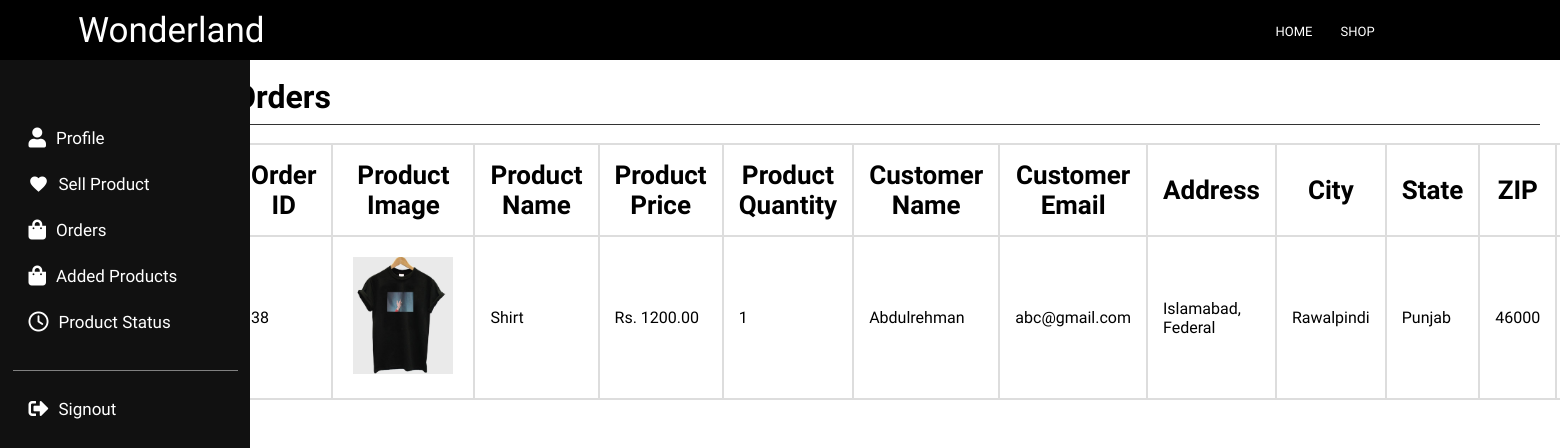
/screens/profilescreen.php (signed in), run on the app's committed database.
### tables this page shows
CREATE TABLE `order_items` (
  `id` int(11) NOT NULL,
  `order_id` int(11) NOT NULL,
  `product_id` int(11) NOT NULL,
  `product_name` varchar(255) NOT NULL,
  `product_price` decimal(10,2) NOT NULL,
  `product_quantity` int(11) NOT NULL
);

CREATE TABLE `orders` (
  `id` int(11) NOT NULL,
  `fullname` varchar(255) NOT NULL,
  `email` varchar(255) NOT NULL,
  `address` text NOT NULL,
  `city` varchar(100) NOT NULL,
  `state` varchar(100) NOT NULL,
  `zip` varchar(10) NOT NULL,
  `cashondelivery` tinyint(1) NOT NULL,
  `created_at` timestamp NOT NULL DEFAULT current_timestamp(),
  `total_price` decimal(10,2) DEFAULT NULL,
  `owner_email` varchar(255) DEFAULT NULL,
  `status` enum('Pending','Approved','Rejected') DEFAULT 'Pending',
  `tr_receipt` varchar(255) DEFAULT NULL,
  `delivery_status` varchar(255) DEFAULT 'pending'
);

CREATE TABLE `products` (
  `id` int(11) NOT NULL,
  `email` varchar(255) NOT NULL,
  `category` varchar(255) NOT NULL,
  `type` varchar(255) DEFAULT NULL,
  `p_name` varchar(255) NOT NULL,
  `description` text NOT NULL,
  `p_condition` varchar(255) NOT NULL,
  `price` int(255) NOT NULL,
  `filename` varchar(255) NOT NULL,
  `filename2` varchar(255) NOT NULL,
  `filename3` varchar(255) NOT NULL,
  `status` enum('Pending','Approved','Rejected') DEFAULT 'Pending',
  `feedback` text NOT NULL DEFAULT 'N/A'
);

### screens/profilescreen.php (the view, shortened to what this page needs)
<?php
$userprofile = $_SESSION['email'];
if ($userprofile == true) {
  $servername = "localhost";
  $username = "root";
  $password = "";
  $dbname = "wonderland";
} else {
  header("Location: loginscreen.php");
  exit();
}
?>
<!DOCTYPE html>
<html>
<head>
  <link rel="stylesheet" href="./css/profilescreen.css" />
  <link rel="stylesheet" href="https://cdnjs.cloudflare.com/ajax/libs/font-awesome/4.7.0/css/font-awesome.min.css" />
  <link href="https://unpkg.com/ionicons@4.5.10-0/dist/css/ionicons.min.css" rel="stylesheet" />
  <link rel="stylesheet" href="https://cdnjs.cloudflare.com/ajax/libs/font-awesome/5.15.4/css/all.min.css" />
  <link rel="stylesheet" href="https://cdnjs.cloudflare.com/ajax/libs/font-awesome/5.15.3/css/all.min.css">
</head>
<body>
  <header>
    <div id="mySidenav" class="sidenav">
      <a href="#" id="profileButton" onclick="toggleSections('profile')">
        <i class="fas fa-user"></i>
        <span>Profile</span>
      </a>
      <a href="#" id="itemsButton" onclick="toggleSections('items')">
        <i class="material-icons">favorite</i>
        <span>Sell Product</span>
      </a>
      <a href="#" id="ordersButton" onclick="toggleSections('productStatus')">
        <i class="fa fa-shopping-bag"></i>
        <span>Orders</span></span>
      </a>
      <a href="#" id="addedProductsButton" onclick="toggleSections('itemsAdded')">
        <i class="fa fa-shopping-bag"></i>
        <span>Added Products</span>
      </a>
      <a href="#" id="statusButton" onclick="toggleSections('productStatus')">
        <i class="fa fa-clock-o"></i>
        <span>Product Status</span></span>
      </a>
      <hr>
      <a href="./logout.php">
        <i class="fas fa-sign-out-alt"></i>
        <span>Signout</span>
      </a>
    </div>
    <div class="logo">
      <a href="../home.php">Wonderland</a>
    </div>
    <div class="heading">
      <ul>
        <li><a href="../home.php" class="under">HOME</a></li>
        <li><a href="./shopscreen.php" class="under">SHOP</a></li>
      </ul>
    </div>
  </header>
  <div id="contentContainer">
    <div id="orders"
      style="width:100%; background-color: white; color: black; padding: 20px; padding-left: 15%; padding-top: 5%">
      <h1>Orders
      </h1>
      <div class="section-break">
        <hr />
      </div>
      <?php
      $email = $_SESSION['email'] ?? null;
      if ($email) {
        $conn = new mysqli($servername, $username, $password, $dbname);
        $sql = "SELECT
                orders.id AS order_id,
                orders.fullname AS customer_name,
                orders.email AS customer_email,
                orders.address,
                orders.city,
                orders.state,
                orders.zip,
                orders.created_at AS order_date,
                order_items.product_name,
                order_items.product_price,
                order_items.product_quantity,
                products.filename,
                orders.delivery_status
            FROM orders
            JOIN order_items ON orders.id = order_items.order_id
            JOIN products ON order_items.product_id = products.id
            WHERE products.email = ? AND orders.status = 'Approved' AND orders.delivery_status = 'pending'";
        $stmt = $conn->prepare($sql);
        $stmt->bind_param("s", $email);
        $stmt->execute();
        $result = $stmt->get_result();
        ?>
        <table style="width: 100%;">
          <tr>
            <th>Order ID</th>
            <th>Product Image</th>
            <th>Product Name</th>
            <th>Product Price</th>
            <th>Product Quantity</th>
            <th>Customer Name</th>
            <th>Customer Email</th>
            <th>Address</th>
            <th>City</th>
            <th>State</th>
            <th>ZIP</th>
            <th>Order Date</th>
          </tr>
          <?php
          if ($result->num_rows > 0) {
            while ($row = $result->fetch_assoc()) {
              ?>
              <tr>
                <td><?= htmlspecialchars($row['order_id']) ?></td>
                <td><img src="./image/<?= htmlspecialchars($row['filename']) ?>"
                    alt="<?= htmlspecialchars($row['product_name']) ?>" style="width: 100px; height: auto;"></td>
                <td><?= htmlspecialchars($row['product_name']) ?></td>
                <td>Rs. <?= htmlspecialchars($row['product_price']) ?></td>
                <td><?= htmlspecialchars($row['product_quantity']) ?></td>
                <td><?= htmlspecialchars($row['customer_name']) ?></td>
                <td><?= htmlspecialchars($row['customer_email']) ?></td>
                <td><?= htmlspecialchars($row['address']) ?></td>
                <td><?= htmlspecialchars($row['city']) ?></td>
                <td><?= htmlspecialchars($row['state']) ?></td>
                <td><?= htmlspecialchars($row['zip']) ?></td>
                <td><?= htmlspecialchars($row['order_date']) ?></td>
              </tr>
              <?php
            }
          } else {
            ?>
            <tr>
              <td colspan="12" style="text-align: center;">No orders for delivery &#128577;</td>
            </tr>
            <?php
          }
          ?>
        </table>
        <?php
      } else {
        echo "<p>Please log in to view this page.</p>";
      }
      ?>
    </div>
</body>
</html>

### screens/css/profilescreen.css (style rules this page uses)
* { margin: 0; padding: 0; box-sizing: border-box; font-family: "Raleway", sans-serif; box-sizing: border-box; }
header { position: fixed; z-index: 1000; display: flex; justify-content: space-evenly; align-items: center; height: 60px; width: 100%; background: black; }
.heading { display: flex; justify-content: flex-end; align-items: center; height: 60px; width: 100%; background: black; padding-right: 3%; }
.heading ul { display: flex; }
.logo { margin: 5%; }
.logo a { color: white; transition-duration: 1s; font-weight: 800; }
.heading ul li { list-style-type: none; }
.heading ul li a { margin: 5px; text-decoration: none; color: black; font-weight: 500; position: relative; color: white; margin: 2px 14px; font-size: 13px; transition-duration: 1s; }
.heading ul li a::before { content: ""; height: 2px; width: 0px; position: absolute; left: 0; bottom: 0; background-color: white; transition-duration: 1s; }
.logo a { color: white; font-size: 35px; font-weight: 500; text-decoration: none; }
.section-break { padding-top: 2%; text-align: center; margin: 5px 0; padding-bottom: 1%; }
.section-break hr { width: 85%; border: none; height: 1px; margin: 0 auto; background-color: #333; }
.sidenav { height: 100%; width: 250px; position: fixed; z-index: 1; top: 60px; left: 0; background-color: #111; overflow-x: hidden; transition: 0.5s; padding-top: 60px; display: flex; flex-direction: column; align-items: flex-start; }
.sidenav a { padding: 8px 16px; text-decoration: none; font-size: 17px; color: #818181; display: flex; align-items: center; justify-content: flex-start; transition: color 0.3s, background-color 0.3s; margin-left: 5%; margin-bottom: 10px; border-radius: 5px; width: 90%; }
.sidenav a i { font-size: 20px; color: white; margin-right: 10px; }
.sidenav a span { color: white; }
.sidenav hr { width: 90%; border: none; height: 1px; margin: 0 auto; background-color: #818181; margin-top: 20px; margin-bottom: 20px; }
hr { width: 90%; border: none; height: 1px; margin: 0 auto; background-color: #818181; margin-top: 50px; margin-bottom: 10px; }
.section-break { padding-top: 3px; text-align: center; margin: 5px 0; padding-bottom: 1%; }
.section-break hr { width: 100%; border: none; height: 1px; margin: 0 auto; background-color: #333; }
img { margin: 5px; width: 330px; height: 450px; }
table, td, th { border: 2px solid #ddd; text-align: left; }
table { border-collapse: collapse; width: 100%; }
th { font-size: 26px; text-align: center; }
th, td { padding: 15px; }

### data on the page
order_items: order "38", product.filename (picture), product_name "Shirt", product_price "1200.00", product_quantity "1", order.fullname "Abdulrehman", order.email "abc@gmail.com", order.address "Islamabad, Federal", order.city "Rawalpindi", order.state "Punjab", order.zip "46000"
